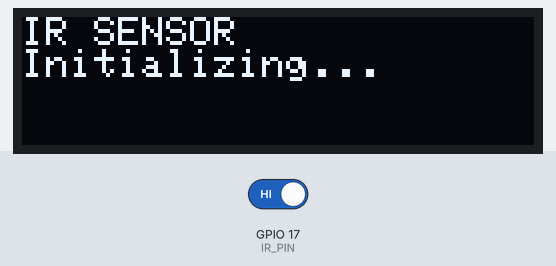
A sketch run on a simulated ESP32. Shown: 128×32 one-colour display. Inputs (shaded band) come from the test bench; at power-on: GPIO 17 (IR_PIN) HIGH. WiFi joins after 1.5 s; servers stay silent unless stated; uploads are accepted with an empty reply; what the sketch prints to the serial monitor is not drawn.

Above: at 1.1 s.
At 5.7 s:
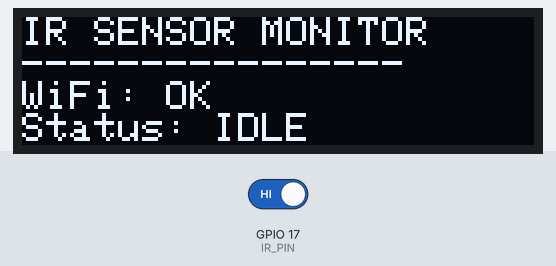
5.8 s: GPIO 17 (IR_PIN) driven LOW
At 7.0 s:
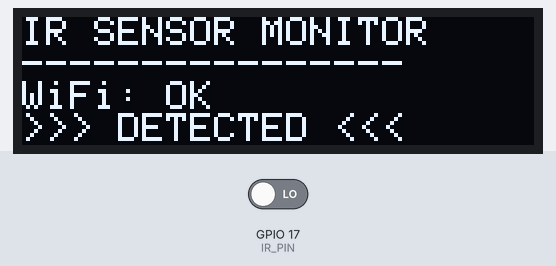
7.3 s: GPIO 17 (IR_PIN) driven HIGH
At 7.8 s:
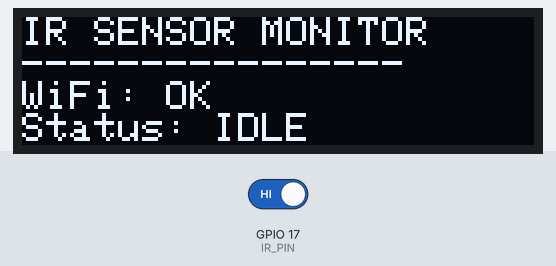
Timing chart, 0 to 10.3 s (numbered marks = the images above; inputs shaded):
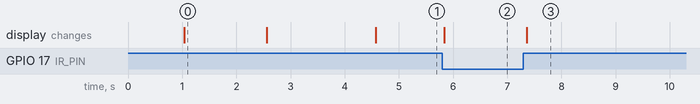

Measured:
- after the input at 5.8 s, the display: changes at once (image 2)
- after the input at 7.3 s, the display: changes after 0.06 s (image 3)
- what the display in image 0 shows lasts 1.6 s, from 1.0 s to 2.6 s

The sketch:

ir_sensor.ino
```cpp
#include <WiFi.h>
#include <HTTPClient.h>
#include <ArduinoJson.h>
#include <Adafruit_GFX.h>
#include <Adafruit_SSD1306.h>

// ================= OLED CONFIG =================
#define SCREEN_WIDTH 128
#define SCREEN_HEIGHT 32
#define OLED_RESET -1
Adafruit_SSD1306 display(SCREEN_WIDTH, SCREEN_HEIGHT, &Wire, OLED_RESET);

// ================= PIN CONFIG =================
#define IR_PIN 17

// ================= WIFI CONFIG =================
const char* ssid = "wa i pa i";
const char* password = "goseEP24";

// ================= SERVER =================
// PENTING: Ganti IP ini dengan IP laptop/server Anda
const char* serverURL = "http://10.128.147.57:5000/api/sensor/data";

// ================= VARIABLES =================
bool objectDetected = false;
bool lastSentState = false;

unsigned long lastSendTime = 0;
const unsigned long sendInterval = 500; // 500ms = 0.5 detik (lebih cepat)
const unsigned long forceSendInterval = 5000; // Paksa kirim setiap 5 detik

// Connection tracking
bool wifiConnected = false;
int connectionAttempts = 0;
unsigned long lastForceSend = 0;

// ================= SETUP =================
void setup() {
  Serial.begin(115200);
  delay(1000);

  pinMode(IR_PIN, INPUT_PULLUP);

  // OLED Init
  if(!display.begin(SSD1306_SWITCHCAPVCC, 0x3C)) {
    Serial.println(F("OLED failed"));
  }
  display.setTextSize(1);
  display.setTextColor(SSD1306_WHITE);
  display.clearDisplay();
  display.setCursor(0, 0);
  display.println("IR SENSOR");
  display.println("Initializing...");
  display.display();

  // WiFi Connection
  Serial.println("Connecting to WiFi...");
  WiFi.begin(ssid, password);

  while (WiFi.status() != WL_CONNECTED && connectionAttempts < 20) {
    delay(500);
    Serial.print(".");
    connectionAttempts++;
  }

  if (WiFi.status() == WL_CONNECTED) {
    wifiConnected = true;
    Serial.println("\nWiFi Connected!");
    Serial.print("IP: ");
    Serial.println(WiFi.localIP());

    display.clearDisplay();
    display.setCursor(0, 0);
    display.println("WiFi Connected");
    display.print("IP: ");
    display.println(WiFi.localIP());
    display.display();
    delay(2000);
  } else {
    Serial.println("\nWiFi Connection Failed!");
    display.clearDisplay();
    display.setCursor(0, 0);
    display.println("WiFi FAILED");
    display.println("Check credentials");
    display.display();
  }
}

// ================= LOOP =================
void loop() {
  // Read IR Sensor (LOW = Detected)
  objectDetected = (digitalRead(IR_PIN) == LOW);

  // Update OLED Display
  display.clearDisplay();
  display.setCursor(0, 0);
  display.println("IR SENSOR MONITOR");
  display.println("----------------");

  if (wifiConnected) {
    display.print("WiFi: OK");
  } else {
    display.print("WiFi: FAIL");
  }

  display.setCursor(0, 24);
  if (objectDetected) {
    display.setTextSize(1);
    display.print(">>> DETECTED <<<");
  } else {
    display.print("Status: IDLE");
  }
  display.display();

  // Send Data to Server (INSTANT ON CHANGE)
  unsigned long now = millis();

  // Send immediately if state changed, or force send every 5 seconds
  bool stateChanged = (objectDetected != lastSentState);
  bool timeForForceSend = (now - lastForceSend >= forceSendInterval);

  if (stateChanged || timeForForceSend) {
    if (WiFi.status() == WL_CONNECTED) {
      sendSensorData(objectDetected);
      lastSentState = objectDetected;
      lastForceSend = now;
    } else {
      Serial.println("WiFi Disconnected. Reconnecting...");
      WiFi.reconnect();
    }
  }

  delay(50); // Reduce delay for faster response
}

// ================= SEND DATA FUNCTION =================
void sendSensorData(bool detected) {
  HTTPClient http;

  Serial.println("=== Sending Data ===");
  Serial.print("Status: ");
  Serial.println(detected ? "DETECTED" : "CLEAR");

  http.begin(serverURL);
  http.addHeader("Content-Type", "application/json");
  http.setTimeout(3000); // Reduce timeout to 3 seconds for faster response

  // Create JSON payload
  StaticJsonDocument<200> doc;
  doc["sensor_id"] = "ESP32_IR_001";
  doc["detected"] = detected ? 1 : 0;

  String jsonPayload;
  serializeJson(doc, jsonPayload);

  // Send POST request (non-blocking as possible)
  int httpResponseCode = http.POST(jsonPayload);

  if (httpResponseCode > 0) {
    if (httpResponseCode == 201) {
      Serial.println("✓ Data sent successfully!");
    } else {
      Serial.print("Response Code: ");
      Serial.println(httpResponseCode);
    }
  } else {
    Serial.print("✗ Error: ");
    Serial.println(http.errorToString(httpResponseCode).c_str());
  }

  http.end();
  Serial.println("====================\n");
}
```
